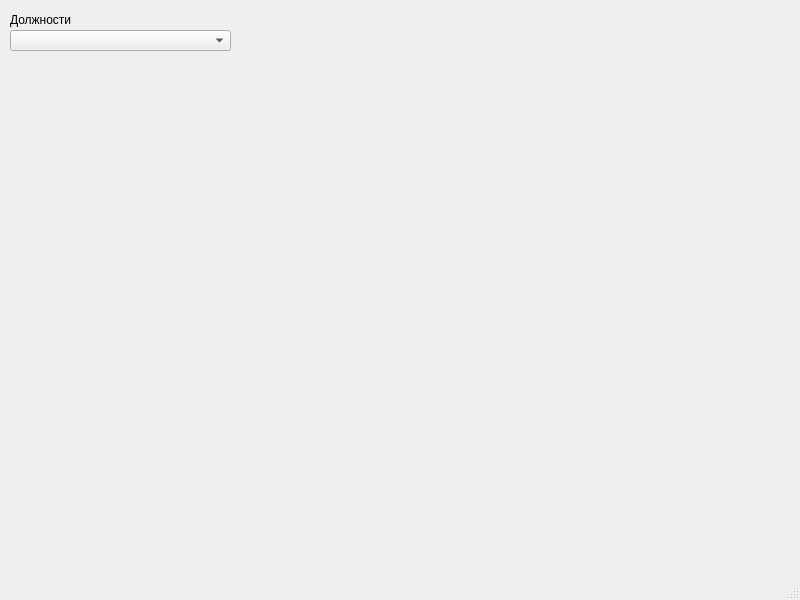
<?xml version="1.0" encoding="UTF-8"?>
<ui version="4.0">
 <class>MainWindow</class>
 <widget class="QMainWindow" name="MainWindow">
  <property name="geometry">
   <rect>
    <x>0</x>
    <y>0</y>
    <width>800</width>
    <height>600</height>
   </rect>
  </property>
  <property name="windowTitle">
   <string>Salary calculation</string>
  </property>
  <widget class="QWidget" name="centralwidget">
   <widget class="QComboBox" name="comboBox">
    <property name="geometry">
     <rect>
      <x>10</x>
      <y>30</y>
      <width>221</width>
      <height>21</height>
     </rect>
    </property>
   </widget>
   <widget class="QLabel" name="label">
    <property name="geometry">
     <rect>
      <x>10</x>
      <y>10</y>
      <width>181</width>
      <height>20</height>
     </rect>
    </property>
    <property name="text">
     <string>Должности</string>
    </property>
   </widget>
  </widget>
  <widget class="QMenuBar" name="menubar">
   <property name="geometry">
    <rect>
     <x>0</x>
     <y>0</y>
     <width>800</width>
     <height>21</height>
    </rect>
   </property>
  </widget>
  <widget class="QStatusBar" name="statusbar"/>
 </widget>
 <resources/>
 <connections/>
</ui>
